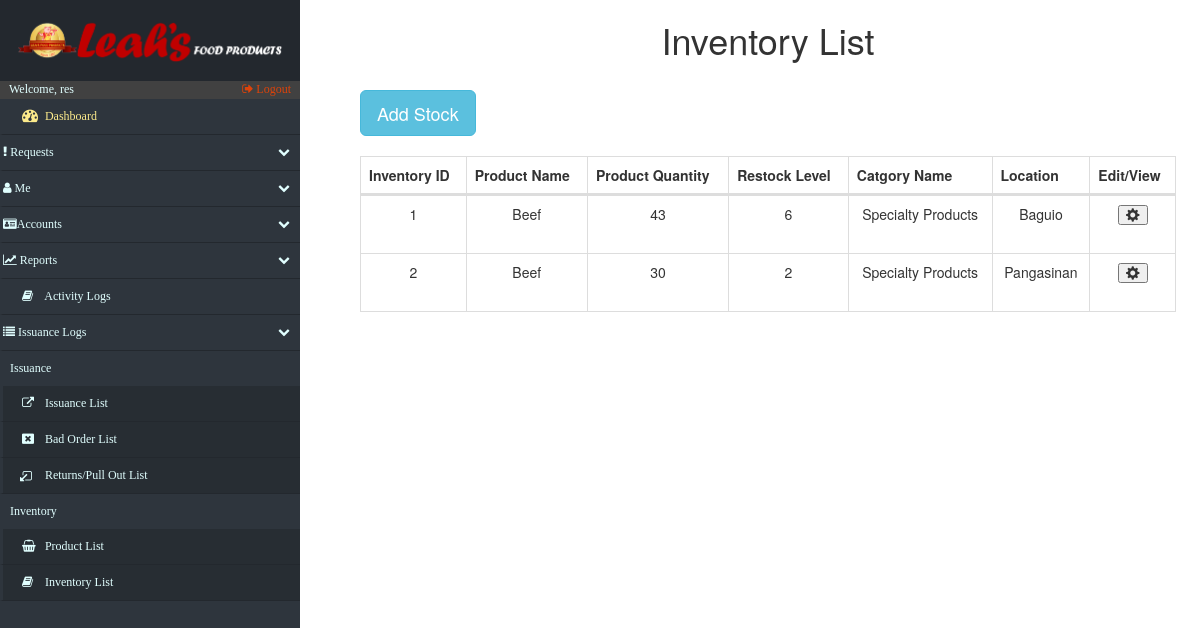
Before: /inventory.php (signed in) with the older database file.
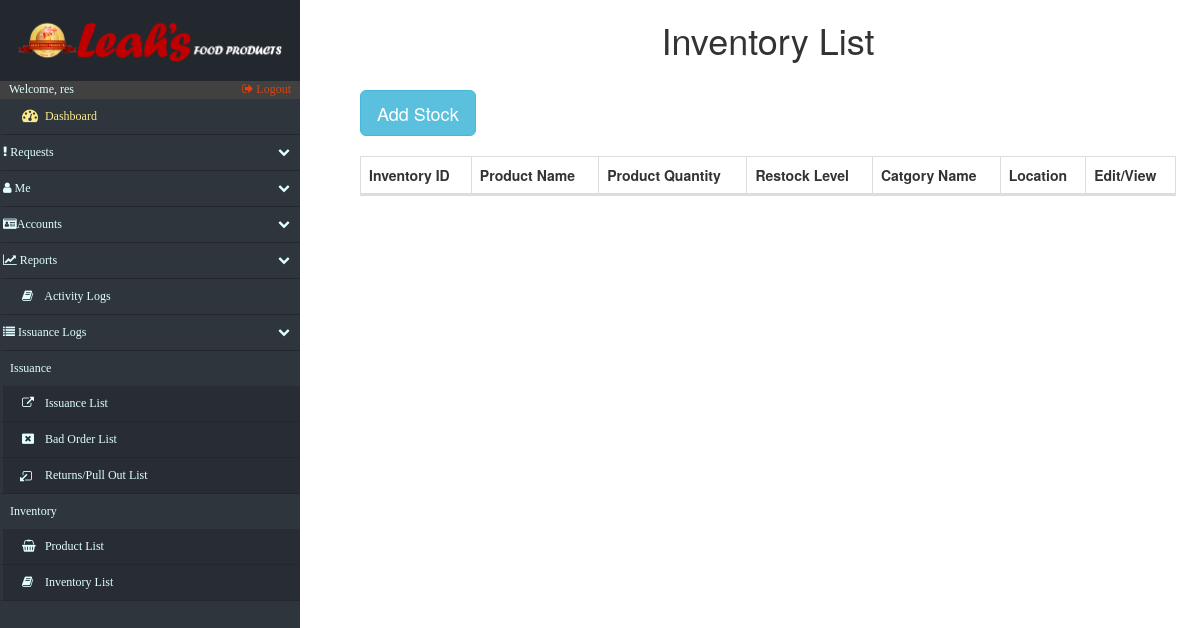
After: the same page with the newer database file.
### tables this page shows
CREATE TABLE `inventory` (
  `iS_inventoryid` int(15) NOT NULL,
  `iS_product_id` int(15) NOT NULL,
  `iS_re-stock_lvl` int(10) NOT NULL,
  `iS_quantity` int(10) NOT NULL,
  `iS_location` varchar(45) NOT NULL
);

CREATE TABLE `product_list` (
  `productList_id` int(15) NOT NULL,
  `productList_name` varchar(50) DEFAULT NULL,
  `category_id` int(15) NOT NULL,
  `productList_origprice` decimal(13,2) DEFAULT NULL
);

CREATE TABLE `category_list` (
  `category_id` int(15) NOT NULL,
  `category_name` varchar(100) NOT NULL,
  `category_status` varchar(10) DEFAULT NULL
);

### inventory.php (the view, shortened to what this page needs)
<!DOCTYPE html>
<html lang="en">
<head>
    <?php include('fragments/config.php') ?>
    <link rel="stylesheet" href="https://maxcdn.bootstrapcdn.com/bootstrap/3.3.7/css/bootstrap.min.css">
    <link href="src/css/datatables.css" rel="stylesheet">
    <link href="//maxcdn.bootstrapcdn.com/font-awesome/4.2.0/css/font-awesome.min.css" rel="stylesheet">
    <link href="src/css/sidebar.css" rel="stylesheet">
    <link href="src/css/custom.css" rel="stylesheet">
</head>
<body>
    <div class="nav-side-menu">
        <div class="brand">
            <div class="brandtext"></div>
        </div>
        <div class="user_info">
            <span>Welcome, <?php
                echo $_SESSION['username'];
                ?>
            </span>
            <a href="fragments/logout.php">
                <i class="fa fa-sign-out" aria-hidden="true"></i> Logout
            </a>
        </div>
        <div class="menu-list">
            <ul id="menu-content" class="menu-content collapse out">
                <li>
                    <a id="dashboard_txt" href="index.php">
                        <i class="fa fa-dashboard fa-lg"></i> Dashboard
                    </a>
                </li>
                <li data-toggle="collapse" data-target="#products" class="collapsed">
                    <i class="fa fa-exclamation"></i> Requests <span class="arrow"></span>
                </li>
                <li data-toggle="collapse" data-target="#service" class="collapsed">
                    <i class="fa fa-user"></i> Me <span class="arrow"></span>
                </li>
                <li data-toggle="collapse" data-target="#accounts" class="collapsed">
                    <i class="fa fa-id-card" aria-hidden="true"></i>Accounts <span class="arrow"></span>
                </li>
                <li data-toggle="collapse" data-target="#reports" class="collapsed">
                    <i class="fa fa-line-chart" aria-hidden="true"></i> Reports <span class="arrow"></span>
                </li>
                <li>
                    <a href="log_Activity.php">
                        <i class="fa fa-book"></i> Activity Logs
                    </a>
                </li>
                <li data-toggle="collapse" data-target="#issue" class="collapsed">
                    <i class="fa fa-list" aria-hidden="true"></i> Issuance Logs <span class="arrow"></span>
                </li>
                <div class="sub-menu_nct">
                    <span class="sub-menu">Issuance
                    </span>
                </div>
                <li class="sub-menu_nc">
                    <a href="issuance.php">
                        <i class="fa fa-external-link" aria-hidden="true"></i> Issuance List
                    </a>
                </li>
                <li class="sub-menu_nc">
                    <a href="issuance_BadOrder.php">
                        <i class="fa fa-window-close" aria-hidden="true"></i> Bad Order List
                    </a>
                </li>
                <li class="sub-menu_nc">
                    <a href="issuance_Returns.php">
                        <i class="fa fa-external-link fa-rotate-180" aria-hidden="true"></i> Returns/Pull Out List
                    </a>
                </li>
                <div class="sub-menu_nct">
                    <span class="sub-menu">Inventory
                    </span>
                </div>
                <li class="sub-menu_nc">
                    <a class="sub-menu_nc" href="products.php">
                        <i class="fa fa-shopping-basket"> </i> Product List
                    </a>
                </li>
                <li class="sub-menu_nc">
                    <a href="inventory.php">
                        <i class="fa fa-book"> </i> Inventory List
                    </a>
                </li>
            </ul>
        </div>
    </div>
       <div id="page-content-wrapper">
        <div class="containers">
            <table class="table table-striped table-bordered">
                <h1 align="center">Inventory List</h1>
            </table>
            <?php
				$retrieve = ("SELECT * FROM inventory INNER JOIN product_list ON inventory.iS_product_id = product_list.productList_id INNER JOIN category_list AS C ON C.category_id = product_list.category_id;");
				$results = mysqli_query($db, $retrieve);
			?>
                <table class="table table-striped table-bordered">
                    <button type="button" class="btn btn-info btn-lg" data-toggle="modal" data-target="#myModal">Add Stock</button>
                </table>
                <div id="mainContainer">
                    <table id="datatables" class="table table-hover table-bordered dataTable" cellspacing="0" width="100%" role="grid" aria-describedby="myTable_info" style="width: 100%;">
                        <thead>
                            <tr>
                                <th>Inventory ID</th>
                                <th>Product Name</th>
                                <th>Product Quantity</th>
                                <th>Restock Level</th>
                                <th>Catgory Name</th>
                                <th>Location</th>
                                <th>Edit/View</th>
                            </tr>
                        </thead>
                        <tbody>
                            <?php
							foreach ($results as $data):
						?>
                                <tr>
                                    <td data-title="inventory id">
                                        <?php echo $data["iS_inventoryid"]; ?>
                                    </td>
                                    <td data-title="productList name">
                                        <?php echo $data["productList_name"]; ?>
                                    </td>
                                    <td data-title="product quantity">
                                        <?php echo $data["iS_quantity"]; ?>
                                    </td>
                                    <td data-title="Restock Quantity">
                                        <?php echo $data["iS_re-stock_lvl"]; ?>
                                    </td>
                                    <td data-title="category">
                                        <?php echo $data["category_name"]; ?>
                                    </td><td data-title="location">
                                        <?php echo $data["iS_location"]; ?>
                                    </td>
                                    <td data-title="edit">
										<table class="table table-striped table-bordered">
											<button type="button" class="glyphicon glyphicon-cog" data-toggle="modal" aria-hidden="true" data-target="#editModal"></button>
										</table>
                                    </td>
                                </tr>
                                <?php
								endforeach;
							?>
                        </tbody>
                    </table>
						</div>
                    </div>
        </div>
</body>
</html>

### src/css/datatables.css (style rules this page uses)
table.dataTable { clear: both; width: auto; text-align: center; margin-top: 6px !important; margin-bottom: 6px !important; max-width: none !important; border-collapse: separate !important }
table.dataTable td, table.dataTable th { -webkit-box-sizing: content-box; box-sizing: content-box }
table.table-bordered.dataTable th, table.table-bordered.dataTable td { border-left-width: 0 }
table.table-bordered.dataTable th:last-child, table.table-bordered.dataTable th:last-child, table.table-bordered.dataTable td:last-child, table.table-bordered.dataTable td:last-child { border-right-width: 0 }
table.table-bordered.dataTable tbody th, table.table-bordered.dataTable tbody td { border-bottom-width: 0 }

### src/css/sidebar.css (style rules this page uses)
.nav-side-menu { overflow: hidden; font-family: verdana; font-size: 12px; font-weight: 200; background-color: #2e353d; position: fixed; top: 0px; width: 300px; height: 100%; color: #e1ffff; }
.nav-side-menu .brand { background-color: #23282e; line-height: 50px; display: block; text-align: center; font-size: 14px; }
.nav-side-menu ul, .nav-side-menu li { list-style: none; padding: 0px; margin: 0px; line-height: 35px; cursor: pointer; }
.nav-side-menu li { padding-left: 0px; border-left: 3px solid #2e353d; border-bottom: 1px solid #23282e; }
.nav-side-menu li a { text-decoration: none; color: #e1ffff; }
.nav-side-menu li a i { padding-left: 10px; width: 20px; padding-right: 20px; }
@media (min-width: 800px) { .nav-side-menu .menu-list .menu-content { display: block; } }
body { margin: 0px; padding: 0px; }
#dashboard_txt { color: #fcea8b; }
.sub-menu_nc { background-color: #272d33; }
.sub-menu_nct { padding-left: 10px; }
.nav-side-menu .brand .brandtext { padding: 4%; content: url(../img/LeahsTextAlter.PNG); width: 100%; text-align: center; }
.user_info { background-color: #414141; }
.user_info a { float: right; padding-right: 3%; color: #dd430a; }
.user_info span { padding-left: 3% }
.sub-menu_nc a { display: block; }
.menu-content > li a { display: inline-block; width: 100%; }
#menu-content li a { padding-left: 3%; }

### src/css/custom.css (style rules this page uses)
.containers { padding: 0px; margin: 0px; float: right; width: 79%; padding-right: 5%; }
@media (max-width: 1600px) { .containers { width: 75%; padding-right: 4%; } }
@media (max-width: 1400px) { .containers { width: 73%; padding-right 3%;: } }
@media (max-width: 1260px) { .containers { width: 70%; padding-right: 2%; } }

Changed rows visible on the page:
removed inventory: iS_inventoryid "1", iS_product.productList_name "Beef", iS_quantity "43", value "6", category_list.category_name "Specialty Products", iS_location "Baguio"
removed inventory: iS_inventoryid "2", iS_product.productList_name "Beef", iS_quantity "30", value "2", category_list.category_name "Specialty Products", iS_location "Pangasinan"
